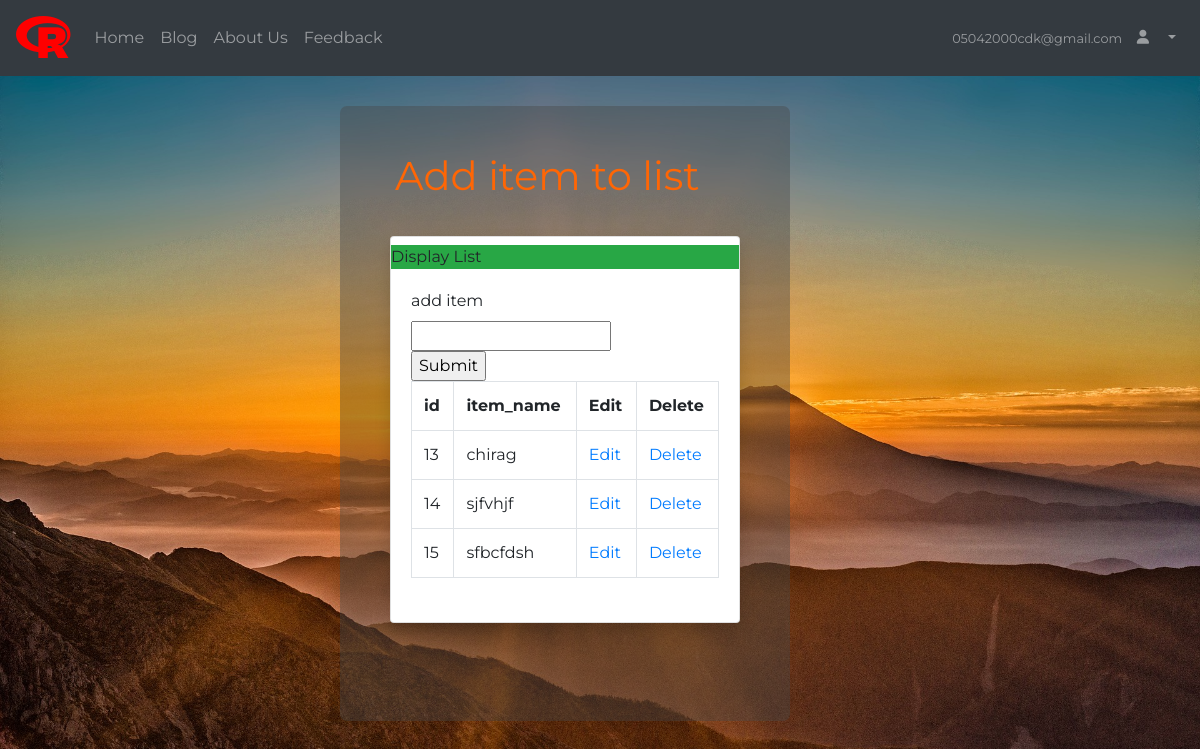
The app's page /user_page/home_page.php (signed in) with its own data.
### tables this page shows
CREATE TABLE `user_creation` (
  `id` int(255) NOT NULL,
  `user_id` int(255) NOT NULL,
  `item_name` varchar(255) NOT NULL
);

### user_page/home_page.php (the view, shortened to what this page needs)
<?php
$user_id=$_SESSION['user_id'];
?>
<!DOCTYPE html>
<html lang="en">
    <head>
  <link rel="stylesheet" href="https://maxcdn.bootstrapcdn.com/bootstrap/4.5.2/css/bootstrap.min.css">
        <link rel="stylesheet" href="form.css" >
    </head>
    <body >
        <nav class="navbar navbar-expand-md bg-dark navbar-dark">
  <a class="navbar-brand" href="#"><i class='fab fa-r-project' style='font-size:48px;color:red'></i></a>
  <div class="collapse navbar-collapse" id="collapsibleNavbar">
    <ul class="navbar-nav">
      <li class="nav-item">
        <a class="nav-link" href="home_page.php">Home</a>
      </li>
      <li class="nav-item">
        <a class="nav-link" href="#">Blog</a>
      </li>
      <li class="nav-item">
        <a class="nav-link" href="#">About Us</a>
      </li>
      <li class="nav-item">
        <a class="nav-link" href="#">Feedback</a>
      </li>
    </ul>
  </div>
<div class="collapse navbar-collapse" id="collapsibleNavbar">
<ul class="navbar-nav ml-auto">
            <li class="nav-item dropdown no-arrow">
              <a class="nav-link dropdown-toggle" href="#" id="userDropdown" role="button" data-toggle="dropdown" aria-haspopup="true" aria-expanded="false">
                <span class="mr-2 d-none d-lg-inline text-gray-600 small"><?php echo $_SESSION['user']; ?></span>
                <i class="fas fa-user fa-sm fa-fw mr-2 text-gray-400"></i>
              </a>
            </li>
    </ul>
  </div>
</nav>
        <div class="container" >
            <div id="form-main" >
                <div id="form-div" style="margin-bottom: 50px">
                  <div class="box" >
                    Add item to list
        </div>
        <div class="container-fluid">
          <div class="row ">
            <div class="col-12 mb-5 ml-6">
              <div class="card border-left-success shadow h-100 py-2" >
                <div class="block bg-success"> Display List   </div>
                <div class="card-body">
                    <div class="block ">
                    <form name="form1" method="post" action="check.php">
  <label for="add item">add item</label><br>
  <input type="text" name="item_name" ><br>
  <input type="submit" name="add_item" value="Submit">
                </form>
<?php
$connection = mysqli_connect("localhost","root","","my_db");
                 $res=mysqli_query($connection,"select * from user_creation where user_id=$user_id");
                 ?>
                 <table class="table table-bordered">
<?php
                 echo "<tr >";
                 echo "<th>"; echo "id"; echo "</th>";
                 echo "<th>"; echo "item_name"; echo "</th>";
                 echo "<th>"; echo "Edit"; echo "</th>";
                 echo "<th>"; echo "Delete"; echo "</th>";
                 echo "</tr>";
                 while($row=mysqli_fetch_array($res))
                 {
                    echo "<tr >";
                    echo "<td>"; echo $row["id"]; echo "</td>";
                    echo "<td>"; echo $row["item_name"]; echo "</td>";
                    echo "<td>"; ?>   <a href="edit_item.php?id=<?php echo $row["id"]; ?>">Edit</a>     <?php echo "</td>";
                    echo "<td>"; ?>   <a href="delete.php?id=<?php echo $row["id"]; ?>">Delete</a>     <?php echo "</td>";
                    echo "</tr>";
                 }
                 ?>
           </table>
           </div>
                </div>
              </div>
            </div>
</div>
</div>
            </div>
</div>
</div>
    </body>
</html>

### user_page/form.css (style rules this page uses)
html { background:url('images/sun-2297961_1920.jpg') no-repeat; background-size: cover; height:100%; }
body { font-family: 'Montserrat', Arial, Helvetica, sans-serif; }
#form-main { width:200%; float:left; padding-top:0px; }
#form-div { background-color:rgba(72,72,72,0.4); padding-left:35px; padding-right:35px; padding-top:35px; padding-bottom:50px; width: 450px; float: left; left: 50%; position: absolute; margin-top:30px; margin-left: -260px; border-radius: 7px; }

### user_page/home_page.php (style rules this page uses)
.box { color: rgb(255, 102, 5); font-size: 40px; width: 600px; padding: 5px 30px 30px 20px; }

### records on screen
user_creation: id "13", item_name "chirag"
user_creation: id "14", item_name "sjfvhjf"
user_creation: id "15", item_name "sfbcfdsh"

### other values on screen
$_SESSION['user'] "05042000cdk@gmail.com"
